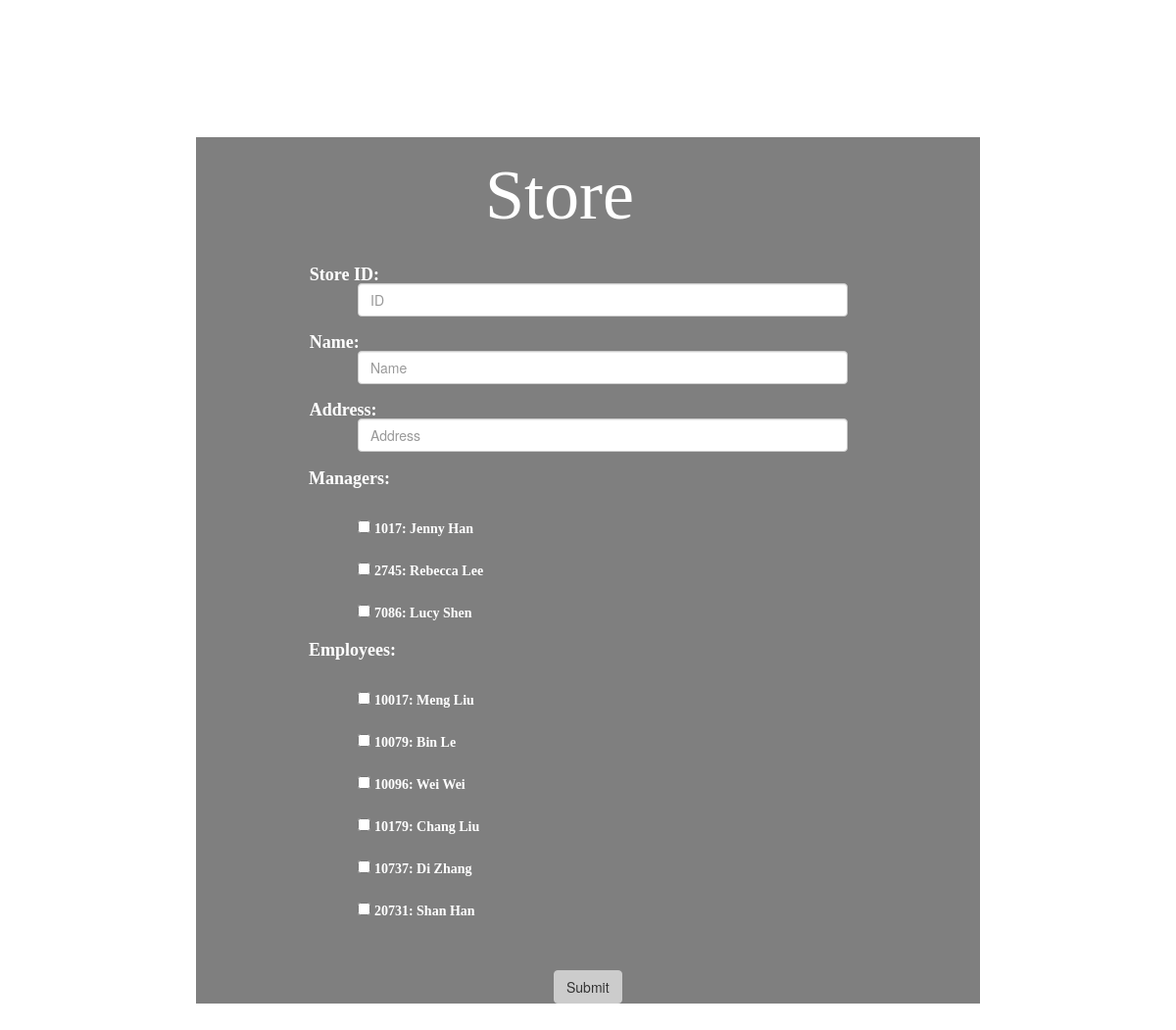
/store/, run on the app's committed database.
### menuserver/models.py (models this page shows, shortened)
class Managers(models.Model):
    stores = models.ManyToManyField(Stores)
    name = models.CharField(max_length = 100)
    manager_id = models.CharField(max_length = 100, unique=True)
    class Meta:
        db_table = 'Manager'
        verbose_name = 'manager'
        verbose_name_plural = 'managers'

class Employees(models.Model):
    stores = models.ManyToManyField(Stores)
    name = models.CharField(max_length = 100)
    employee_id = models.CharField(max_length = 100, unique=True)
    class Meta:
        verbose_name = 'employee'
        verbose_name_plural = 'employees'

### menuserver/views.py (the view, shortened to what this page needs)
# urls.py: url(r'^store/', views.store, name='Store'),
def store(request):
    if request.method == 'GET':
        managers = Managers.objects.order_by('manager_id')
        employees = Employees.objects.order_by('employee_id')
        return render(request, 'menuserver/store.html', {'managers' : managers, 'employees' : employees})

### menuserver/templates/menuserver/store.html (shortened to what this page needs)
<!DOCTYPE html>
{% load staticfiles %}
<html lang="en" dir="ltr">
  <head>
    <link rel="stylesheet" type="text/css" href="https://maxcdn.bootstrapcdn.com/bootstrap/3.3.5/css/bootstrap.min.css">
    <link rel="stylesheet" type="text/css" href="https://maxcdn.bootstrapcdn.com/font-awesome/4.4.0/css/font-awesome.min.css">
    <link rel="stylesheet" type="text/css" href="{% static 'css/store.css' %}">
  </head>
  <body>
    <div class="container">
      <h1>Store</h1>
      <form action="/store_manager_employee/" method="POST">
        <div class="store-id">
          <label class="label" id="store-id">Store ID: </label>
          <input type="text" placeholder="ID" class="form-control" name="store-id" {% if store_id %}value="{{store_id}}" readonly="readonly"{%endif%} required>
        </div>
        <div class="name-enter">
          <label class="label" id="name-label">Name: </label>
          <input type="text" class="form-control" placeholder="Name" id="name-enter" name="store-name" {% if name %}value="{{name}}"{%endif%} required>
        </div>
        <div class="address-enter">
          <label class="label" id="address-label">Address: </label>
          <input type="text" class="form-control" placeholder="Address" id="address-enter" name="store-address" {% if address %}value="{{address}}"{%endif%} required>
        </div>
        <div class = "manager-employee">
          <div class="managers">
            {%if managers%}
            <label class="manager-label">Managers:</label>
            {% for m in managers%}
            <div class="manager-checkbox">
            <input type="checkbox" class="form-check-input" id="exampleCheck1" name="choose-store-manager" value="{{m.manager_id}}">
            <label class="form-check-label" for="exampleCheck1">{{m.manager_id}}: {{m.name}}</label>
            </div>
            {% endfor %}
            {% endif %}
          </div>
          <div class="employees">
            {%if employees%}
            <label class="manager-label">Employees:</label>
            {% for e in employees%}
            <div class="manager-checkbox">
              <input type="checkbox" class="form-check-input" id="exampleCheck1" name="choose-store-employee" value="{{e.employee_id}}">
              <label class="form-check-label" for="exampleCheck1">{{e.employee_id}}: {{e.name}}</label>
            </div>
            {% endfor %}
            {% endif %}
         </div>
         <div>
            <a href="/store_manager_employee/">
              <button type="submit" name="submit" {%if store_id%}value="edit-store" {%else%}value="new-store"{%endif%} class="btn btn-default">Submit</button>
            </a>
        </div>
      </form>
    </div>
  </body>
</html>

### menuserver/static/css/store.css (style rules this page uses)
body { background: url("https://i.dietdoctor.com/wp-content/uploads/2018/06/DD_keto-meals_feat.jpg?auto=compress%2Cformat&w=1500&h=844&fit=crop"); background-size: 100%; background-attachment: fixed; background-repeat： no-repeat; }
.form-control { width: 500px; margin-bottom:15px; margin-left: 150px; }
.form-check-label { font-family: chalkduster; font-size: 14px; color:white; }
.manager-checkbox { margin-top:15px; margin-bottom:10px; margin-left: 150px; }
.container { background-color:rgba(0, 0, 0, 0.5); margin-top: 140px; margin-bottom: 50px; width: 800px; }
.label { font-family: chalkduster; color: white; font-size: 18px; margin-bottom:10px; margin-left: 90px; }
.manager-label { font-family: chalkduster; color: white; font-size: 18px; margin-bottom:10px; margin-left: 100px; }
.btn { background-color: rgba(255, 255, 255, 0.6); margin-left: 350px; margin-top:35px; }
h1 { font-size: 72px; font-family: chalkduster; color: white; margin-left:280px; margin-bottom: 30px; }

### data on the page
Managers: manager_id "1017", name "Jenny Han"
Managers: manager_id "2745", name "Rebecca Lee"
Managers: manager_id "7086", name "Lucy Shen"
Employees: employee_id "10017", name "Meng Liu"
Employees: employee_id "10079", name "Bin Le"
Employees: employee_id "10096", name "Wei Wei"
Employees: employee_id "10179", name "Chang Liu"
Employees: employee_id "10737", name "Di Zhang"
Employees: employee_id "20731", name "Shan Han"
